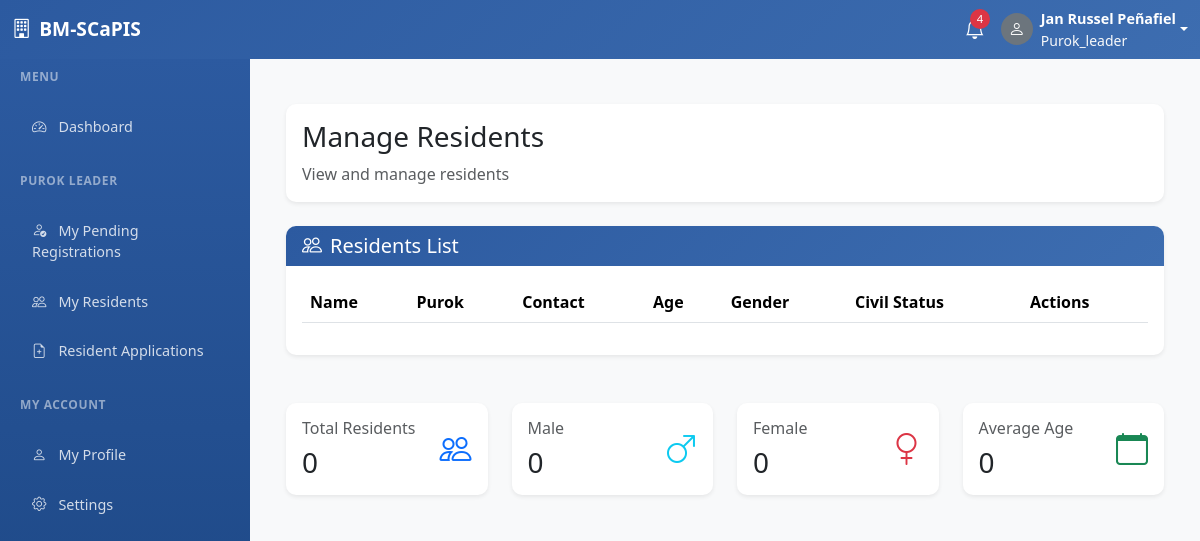
Page /residents.php (signed in) on the earlier database version.
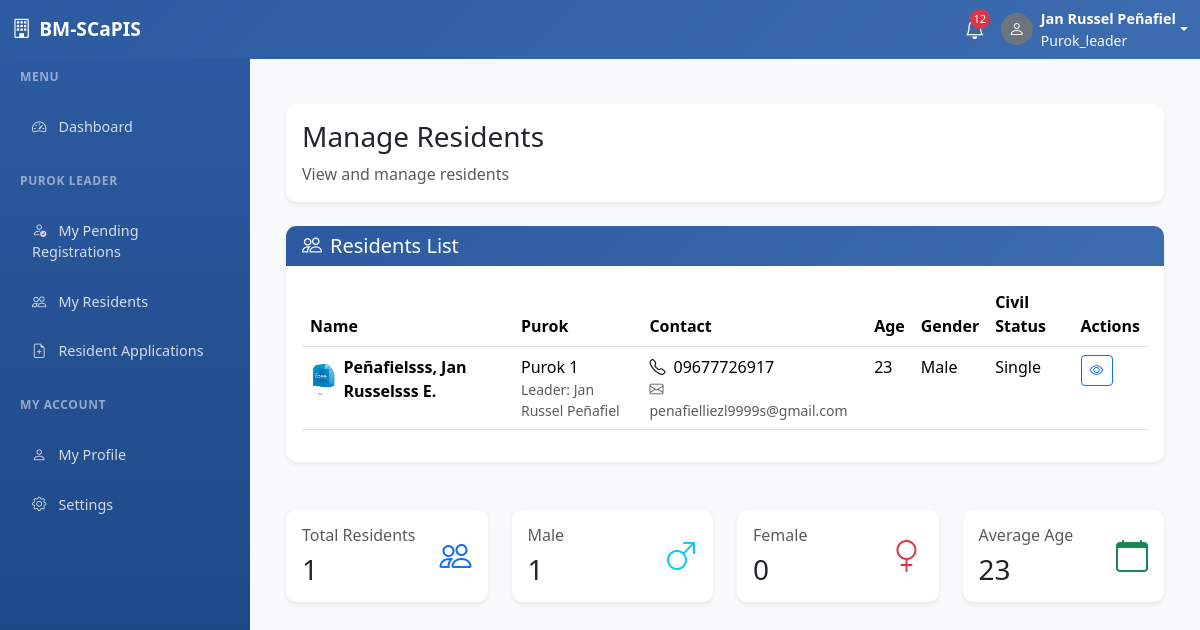
Same page on the later database version.
### tables this page shows
CREATE TABLE `users` (
  `id` int(11) NOT NULL,
  `username` varchar(50) NOT NULL,
  `password` varchar(255) NOT NULL,
  `role` enum('resident','purok_leader','admin') NOT NULL,
  `status` enum('pending','approved','disapproved') DEFAULT 'pending',
  `first_name` varchar(100) NOT NULL,
  `middle_name` varchar(100) DEFAULT NULL,
  `last_name` varchar(100) NOT NULL,
  `suffix` varchar(20) DEFAULT NULL,
  `birthdate` date DEFAULT NULL,
  `age` int(11) DEFAULT NULL,
  `gender` enum('Male','Female','Other') NOT NULL,
  `civil_status` enum('Single','Married','Divorced','Widowed') NOT NULL,
  `contact_number` varchar(15) DEFAULT NULL,
  `email` varchar(100) DEFAULT NULL,
  `purok_id` int(11) DEFAULT NULL,
  `address` text DEFAULT NULL,
  `occupation` varchar(100) DEFAULT NULL,
  `monthly_income` decimal(10,2) DEFAULT NULL,
  `emergency_contact_name` varchar(100) DEFAULT NULL,
  `emergency_contact_number` varchar(15) DEFAULT NULL,
  `profile_picture` varchar(255) DEFAULT NULL,
  `valid_id_front` varchar(255) DEFAULT NULL,
  `valid_id_back` varchar(255) DEFAULT NULL,
  `purok_leader_approval` enum('pending','approved','disapproved') DEFAULT 'pending',
  `admin_approval` enum('pending','approved','disapproved') DEFAULT 'pending',
  `purok_leader_remarks` text DEFAULT NULL,
  `admin_remarks` text DEFAULT NULL,
  `approved_by_purok_leader` int(11) DEFAULT NULL,
  `approved_by_admin` int(11) DEFAULT NULL,
  `approved_at` timestamp NULL DEFAULT NULL,
  `sms_notifications` tinyint(1) DEFAULT 1,
  `email_notifications` tinyint(1) DEFAULT 1,
  `created_at` timestamp NOT NULL DEFAULT current_timestamp(),
  `updated_at` timestamp NOT NULL DEFAULT current_timestamp() ON UPDATE current_timestamp()
);

CREATE TABLE `puroks` (
  `id` int(11) NOT NULL,
  `purok_name` varchar(100) NOT NULL,
  `purok_leader_id` int(11) DEFAULT NULL,
  `created_at` timestamp NOT NULL DEFAULT current_timestamp()
);

### config.php (called while the page is built, shortened)
<?php
try {
    $pdo = new PDO("mysql:host=" . DB_HOST . ";dbname=" . DB_NAME . ";charset=utf8mb4", DB_USERNAME, DB_PASSWORD);
    $pdo->setAttribute(PDO::ATTR_ERRMODE, PDO::ERRMODE_EXCEPTION);
    $pdo->setAttribute(PDO::ATTR_DEFAULT_FETCH_MODE, PDO::FETCH_ASSOC);
} catch(PDOException $e) {
    die("Database connection failed: " . $e->getMessage());
}
function isLoggedIn() {
    global $pdo;
    try {
        $stmt = $pdo->prepare("SELECT id FROM users WHERE id = ?");
        $stmt->execute([$_SESSION['user_id']]);
        return true;
    } catch (PDOException $e) {
        return false;
    }
}
require_once 'sms_functions.php';
function getUnreadNotifications($userId = null, $role = null) {
    global $pdo;
    $sql = "SELECT * FROM system_notifications WHERE is_read = 0";
    $params = [];
    if ($userId) {
        $sql .= " AND (target_user_id = ? OR target_role = ? OR target_role = 'all')";
        $params = [$userId, $role];
    } elseif ($role) {
        $sql .= " AND (target_role = ? OR target_role = 'all')";
        $params = [$role];
    }
    $sql .= " ORDER BY created_at DESC";
    $stmt = $pdo->prepare($sql);
    $stmt->execute($params);
    return $stmt->fetchAll();
}
?>

### residents.php (the view, shortened to what the changed rows need)
<?php
require_once 'config.php';
$params = [];
$whereClause = "WHERE u.role = 'resident' AND u.status = 'approved'";
$stmt = $pdo->prepare("
    SELECT u.*, p.purok_name
    FROM users u
    LEFT JOIN puroks p ON u.purok_id = p.id
    WHERE u.id = ?
");
$stmt->execute([$_SESSION['user_id']]);
$currentUser = $stmt->fetch(PDO::FETCH_ASSOC);
if ($_SESSION['role'] === 'purok_leader') {
    $whereClause .= " AND u.purok_id = ?";
    $params[] = $currentUser['purok_id'];
}
$stmt = $pdo->prepare("
    SELECT u.*,
           p.purok_name,
           CONCAT(pl.first_name, ' ', pl.last_name) as purok_leader_name,
           pl.contact_number as purok_leader_contact,
           pl.email as purok_leader_email
    FROM users u
    LEFT JOIN puroks p ON u.purok_id = p.id
    LEFT JOIN users pl ON p.purok_leader_id = pl.id
    $whereClause
    ORDER BY u.last_name, u.first_name
");
$stmt->execute($params);
$residents = $stmt->fetchAll();
include 'header.php';
include 'sidebar.php';
?>
<div class="main-content">
    <div class="container-fluid py-4">
        <div class="row mb-4">
            <div class="col-12">
                <div class="card border-0 shadow-sm">
                    <div class="card-body">
                        <div class="d-flex justify-content-between align-items-center">
                            <div>
                                <h1 class="h3 mb-2">Manage Residents</h1>
                            </div>
                        </div>
                    </div>
                </div>
            </div>
        </div>
        <div class="row">
            <div class="col-12">
                <div class="card border-0 shadow-sm">
                    <div class="card-body">
                        <div class="table-responsive">
                            <table class="table table-hover" id="residentsTable">
                                <thead>
                                    <tr>
                                        <th>Name</th>
                                        <th>Purok</th>
                                        <th>Contact</th>
                                        <th>Age</th>
                                        <th>Gender</th>
                                        <th>Civil Status</th>
                                        <th>Actions</th>
                                    </tr>
                                </thead>
                                <tbody>
                                    <?php foreach ($residents as $resident): ?>
                                        <tr>
                                            <td>
                                                <div class="d-flex align-items-center">
                                                    <?php if ($resident['profile_picture']): ?>
                                                        <img src="uploads/profiles/<?php echo htmlspecialchars($resident['profile_picture']); ?>"
                                                             alt="Profile" class="rounded-circle me-2" width="32" height="32">
                                                    <?php endif; ?>
                                                    <div>
                                                        <strong>
                                                            <?php
                                                            echo htmlspecialchars($resident['last_name'] . ', ' .
                                                                $resident['first_name'] . ' ' .
                                                                ($resident['middle_name'] ? substr($resident['middle_name'], 0, 1) . '.' : '') .
                                                                ($resident['suffix'] ? ' ' . $resident['suffix'] : ''));
                                                            ?>
                                                        </strong>
                                                    </div>
                                                </div>
                                            </td>
                                            <td>
                                                <?php if ($resident['purok_name']): ?>
                                                    <?php echo htmlspecialchars($resident['purok_name']); ?>
                                                    <?php if ($resident['purok_leader_name']): ?>
                                                        <small class="text-muted d-block">
                                                            Leader: <?php echo htmlspecialchars($resident['purok_leader_name']); ?>
                                                        </small>
                                                    <?php endif; ?>
                                                <?php else: ?>
                                                    <span class="text-muted">Not assigned</span>
                                                <?php endif; ?>
                                            </td>
                                            <td>
                                                <?php if ($resident['contact_number']): ?>
                                                    <i class="bi bi-telephone me-1"></i>
                                                    <?php echo htmlspecialchars($resident['contact_number']); ?>
                                                <?php endif; ?>
                                                <?php if ($resident['email']): ?>
                                                    <small class="text-muted d-block">
                                                        <i class="bi bi-envelope me-1"></i>
                                                        <?php echo htmlspecialchars($resident['email']); ?>
                                                    </small>
                                                <?php endif; ?>
                                            </td>
                                            <td><?php echo $resident['age']; ?></td>
                                            <td><?php echo $resident['gender']; ?></td>
                                            <td><?php echo $resident['civil_status']; ?></td>
                                            <td>
                                                <div class="btn-group">
                                                    <button type="button"
                                                           class="btn btn-sm btn-outline-primary"
                                                           onclick="viewResident(<?php echo $resident['id']; ?>)"
                                                           title="View Details">
                                                        <i class="bi bi-eye"></i>
                                                    </button>
                                                </div>
                                            </td>
                                        </tr>
                                    <?php endforeach; ?>
                                </tbody>
                            </table>
                        </div>
                    </div>
                </div>
            </div>
        </div>
        <div class="row g-4 mt-4">
            <div class="col-lg-3 col-md-6">
                <div class="card border-0 shadow-sm">
                    <div class="card-body">
                        <div class="d-flex justify-content-between align-items-center">
                            <div>
                                <h6 class="text-muted mb-2">Total Residents</h6>
                                <h3 class="mb-0"><?php echo count($residents); ?></h3>
                            </div>
                        </div>
                    </div>
                </div>
            </div>
            <div class="col-lg-3 col-md-6">
                <div class="card border-0 shadow-sm">
                    <div class="card-body">
                        <div class="d-flex justify-content-between align-items-center">
                            <div>
                                <h6 class="text-muted mb-2">Male</h6>
                                <h3 class="mb-0">
                                    <?php
                                    echo count(array_filter($residents, function($r) {
                                        return $r['gender'] === 'Male';
                                    }));
                                    ?>
                                </h3>
                            </div>
                        </div>
                    </div>
                </div>
            </div>
            <div class="col-lg-3 col-md-6">
                <div class="card border-0 shadow-sm">
                    <div class="card-body">
                        <div class="d-flex justify-content-between align-items-center">
                            <div>
                                <h6 class="text-muted mb-2">Female</h6>
                                <h3 class="mb-0">
                                    <?php
                                    echo count(array_filter($residents, function($r) {
                                        return $r['gender'] === 'Female';
                                    }));
                                    ?>
                                </h3>
                            </div>
                        </div>
                    </div>
                </div>
            </div>
            <div class="col-lg-3 col-md-6">
                <div class="card border-0 shadow-sm">
                    <div class="card-body">
                        <div class="d-flex justify-content-between align-items-center">
                            <div>
                                <h6 class="text-muted mb-2">Average Age</h6>
                                <h3 class="mb-0">
                                    <?php
                                    $ages = array_column($residents, 'age');
                                    echo $ages ? round(array_sum($ages) / count($ages)) : 0;
                                    ?>
                                </h3>
                            </div>
                        </div>
                    </div>
                </div>
            </div>
        </div>
    </div>
</div>

### sidebar.php (shortened to what the changed rows need)
<?php
if (!isLoggedIn()) {
    ?>
    <nav class="navbar navbar-expand-lg navbar-dark fixed-top" style="background: linear-gradient(135deg, var(--primary-color), #3d6db0);">
        <div class="container">
            <a class="navbar-brand" href="index.php">
                <i class="bi bi-building me-2"></i><?php echo SYSTEM_NAME; ?>
            </a>
            <button class="navbar-toggler" type="button" data-bs-toggle="collapse" data-bs-target="#navbarNav">
                <span class="navbar-toggler-icon"></span>
            </button>
            <div class="collapse navbar-collapse" id="navbarNav">
                <ul class="navbar-nav ms-auto">
                    <li class="nav-item">
                        <a class="nav-link" href="index.php">
                            <i class="bi bi-house me-2"></i>Home
                        </a>
                    </li>
                    <li class="nav-item">
                        <a class="nav-link" href="about.php">
                            <i class="bi bi-info-circle me-2"></i>About
                        </a>
                    </li>
                    <li class="nav-item">
                        <a class="nav-link" href="services.php">
                            <i class="bi bi-list-ul me-2"></i>Services
                        </a>
                    </li>
                    <li class="nav-item">
                        <a class="nav-link" href="contact.php">
                            <i class="bi bi-telephone me-2"></i>Contact
                        </a>
                    </li>
                    <li class="nav-item">
                        <a class="nav-link" href="login.php">
                            <i class="bi bi-box-arrow-in-right me-2"></i>Login
                        </a>
                    </li>
                    <li class="nav-item">
                        <a class="btn btn-outline-light ms-2" href="register.php">
                            <i class="bi bi-person-plus me-2"></i>Register
                        </a>
                    </li>
                </ul>
            </div>
        </div>
    </nav>
    <?php
} else {
    $unreadNotifications = getUnreadNotifications($_SESSION['user_id'], $_SESSION['role']);
    $notificationCount = count($unreadNotifications);
    ?>
    <nav class="navbar navbar-expand-lg navbar-dark fixed-top" style="background: linear-gradient(135deg, var(--primary-color), #3d6db0);">
        <div class="container-fluid">
            <div class="d-flex align-items-center ms-auto">
                <div class="dropdown me-3">
                    <a class="nav-link position-relative text-white" href="#" data-bs-toggle="dropdown">
                        <i class="bi bi-bell fs-5"></i>
                        <?php if ($notificationCount > 0): ?>
                            <span class="notification-badge"><?php echo min($notificationCount, 99); ?></span>
                        <?php endif; ?>
                    </a>
                </div>
            </div>
        </div>
    </nav>
    <?php
}
?>

Differences in the rows shown:
added users: profile_picture (picture), last_name+first_name+middle_name "Peñafielsss, Jan Russelsss E.", purok.purok_name "Purok 1", purok_leader_name "Jan Russel Peñafiel", contact_number "09677726917", email "penafielliezl9999s@gmail.com", age "23", gender "Male", civil_status "Single", gender "1", gender "0"
Other differences:
min($notificationCount, 99): "4" → "12"
count($residents): "0" → "1"
array_sum($ages) / count($ages): (not shown) → "23"
text no longer shown: "0 0 0"
